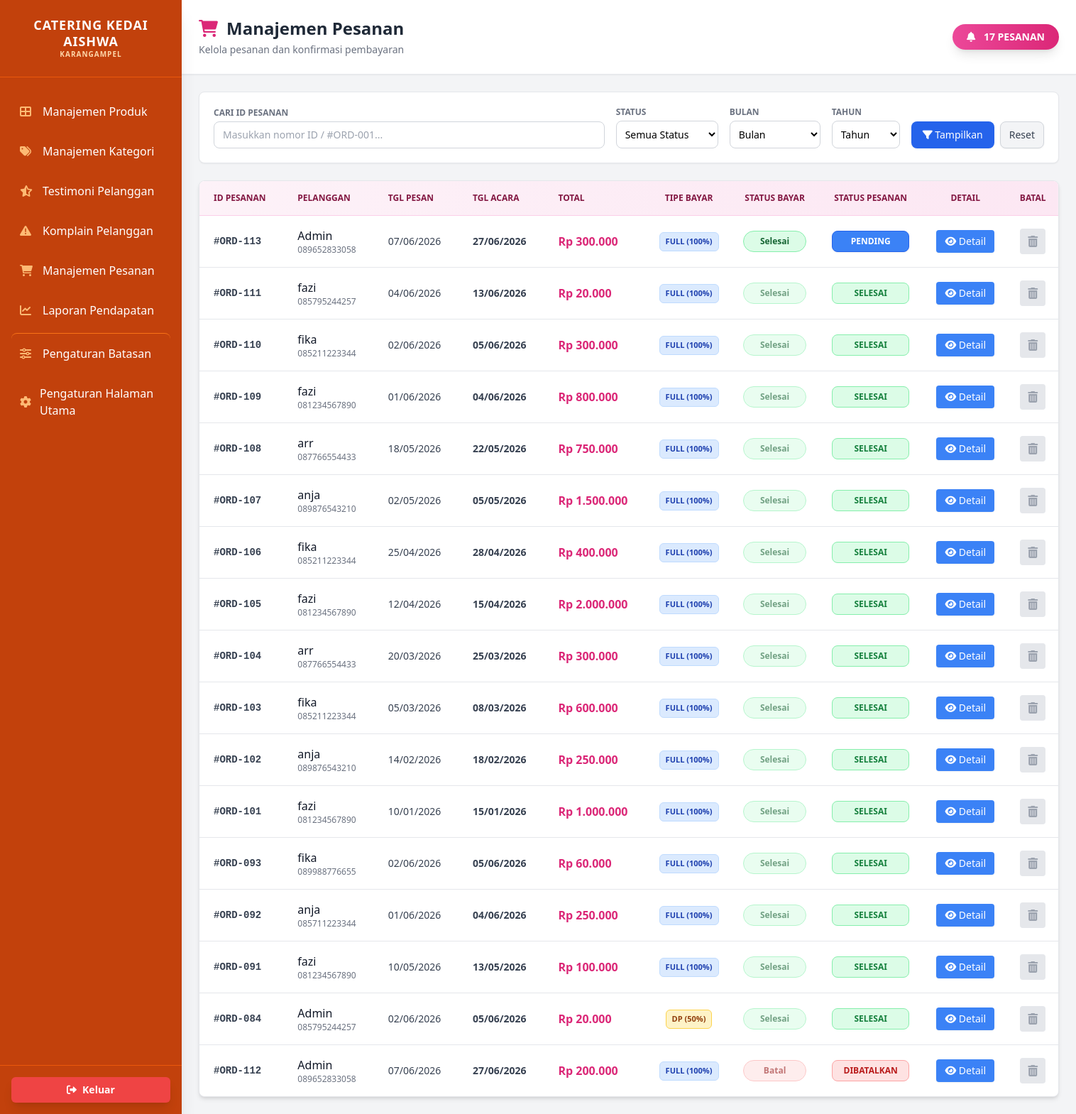
/dashboard_admin/manajemen_pesanan.php (signed in), run on the app's committed database.
### tables this page shows
CREATE TABLE `pesanan` (
  `pesanan_id` int(11) NOT NULL,
  `user_id` int(11) DEFAULT NULL,
  `tanggal_pesan` date DEFAULT NULL,
  `tanggal_acara` date DEFAULT NULL,
  `waktu_acara` time DEFAULT NULL,
  `alamat` text DEFAULT NULL,
  `no_handphone` varchar(15) DEFAULT NULL,
  `total_pesan` decimal(15,2) DEFAULT NULL,
  `status_pesanan` varchar(50) DEFAULT NULL,
  `catatan` text DEFAULT NULL
);

CREATE TABLE `users` (
  `user_id` int(11) NOT NULL,
  `nama_lengkap` varchar(100) NOT NULL,
  `email` varchar(100) NOT NULL,
  `password` varchar(100) DEFAULT NULL,
  `role` enum('admin','pelanggan') DEFAULT 'pelanggan'
);

CREATE TABLE `pembayaran` (
  `pembayaran_id` int(11) NOT NULL,
  `pesanan_id` int(11) DEFAULT NULL,
  `metode_pembayaran` varchar(50) DEFAULT NULL,
  `tanggal_pembayaran` date DEFAULT NULL,
  `waktu_pembayaran` time DEFAULT NULL,
  `total_pembayaran` decimal(15,2) DEFAULT NULL,
  `status_pembayaran` varchar(50) DEFAULT 'Belum Bayar',
  `jumlah_dp` decimal(15,2) DEFAULT 0.00,
  `status_dp` varchar(50) DEFAULT 'Belum Bayar',
  `tanggal_dp` date DEFAULT NULL,
  `waktu_dp` time DEFAULT NULL,
  `bukti_pelunasan` varchar(255) DEFAULT NULL
);

### dashboard_admin/manajemen_pesanan.php (the view, shortened to what the rows shown need)
<?php
include 'koneksi.php';
$where_clauses = [];
$where_sql = count($where_clauses) > 0 ? "WHERE " . implode(" AND ", $where_clauses) : "";
$query = "
    SELECT
        p.pesanan_id, p.user_id, u.nama_lengkap, p.tanggal_pesan, p.tanggal_acara, p.waktu_acara,
        p.alamat, p.no_handphone, p.catatan, p.total_pesan, p.status_pesanan,
        pb.pembayaran_id, pb.metode_pembayaran, pb.total_pembayaran, pb.status_pembayaran, pb.status_dp, pb.jumlah_dp
    FROM pesanan p
    LEFT JOIN users u ON p.user_id = u.user_id
    LEFT JOIN pembayaran pb ON p.pesanan_id = pb.pesanan_id
    $where_sql
    ORDER BY
        CASE WHEN p.status_pesanan = 'Dibatalkan' THEN 1 ELSE 0 END ASC,
        p.pesanan_id DESC
";
$result = mysqli_query($conn, $query);
$pesanan_list = [];
while ($row = mysqli_fetch_assoc($result)) { $pesanan_list[] = $row; }
?>
<!DOCTYPE html>
<html lang="id">
<head>
    <script src="https://cdn.tailwindcss.com"></script>
    <link rel="stylesheet" href="https://cdnjs.cloudflare.com/ajax/libs/font-awesome/6.0.0/css/all.min.css">
</head>
<body class="bg-gray-100">
    <div class="flex">
        <?php include('sidebar.php'); ?>
        <main class="flex-1 flex flex-col h-screen">
            <header class="bg-white shadow-sm border-b border-gray-200 p-6 flex justify-between items-center">
                <div>
                    <h2 class="text-2xl font-bold text-gray-800 flex items-center"><i class="fas fa-shopping-cart text-pink-600 mr-3"></i> Manajemen Pesanan</h2>
                </div>
            </header>
            <div class="flex-1 p-6 overflow-y-auto">
                <div class="bg-white rounded-lg shadow-md overflow-hidden border border-gray-200">
                    <div class="overflow-x-auto">
                        <table class="w-full table-auto min-w-[1200px]">
                            <thead class="bg-gradient-to-r from-pink-50 to-pink-100 border-b border-pink-200">
                                <tr>
                                    <th class="px-5 py-4 text-left text-xs font-bold text-pink-900 uppercase">ID Pesanan</th>
                                    <th class="px-5 py-4 text-left text-xs font-bold text-pink-900 uppercase">Pelanggan</th>
                                    <th class="px-5 py-4 text-left text-xs font-bold text-pink-900 uppercase">Tgl Pesan</th>
                                    <th class="px-5 py-4 text-left text-xs font-bold text-pink-900 uppercase">Tgl Acara</th>
                                    <th class="px-5 py-4 text-left text-xs font-bold text-pink-900 uppercase">Total</th>
                                    <th class="px-4 py-4 text-center text-xs font-bold text-pink-900 uppercase">Tipe Bayar</th>
                                    <th class="px-4 py-4 text-center text-xs font-bold text-pink-900 uppercase">Status Bayar</th>
                                    <th class="px-5 py-4 text-center text-xs font-bold text-pink-900 uppercase">Status Pesanan</th>
                                    <th class="px-4 py-4 text-center text-xs font-bold text-pink-900 uppercase">Detail</th>
                                    <th class="px-4 py-4 text-center text-xs font-bold text-pink-900 uppercase">Batal</th>
                                </tr>
                            </thead>
                            <tbody class="divide-y divide-gray-200">
                                <?php if (!empty($pesanan_list)): ?>
                                    <?php foreach ($pesanan_list as $pesanan):
                                        $detail_query = mysqli_query($conn, "SELECT dp.*, m.nama_menu, m.gambar FROM detail_pesanan dp LEFT JOIN menu m ON dp.menu_id = m.menu_id WHERE dp.pesanan_id = {$pesanan['pesanan_id']}");
                                        $details = [];
                                        while ($d = mysqli_fetch_assoc($detail_query)) { $details[] = $d; }
                                        $payment_status = strtoupper(trim($pesanan['status_pembayaran'] ?? ''));
                                        $status_dp       = strtoupper(trim($pesanan['status_dp'] ?? ''));
                                        $metode_db       = strtoupper(trim($pesanan['metode_pembayaran'] ?? ''));
                                        $status_db       = strtoupper(trim($pesanan['status_pesanan'] ?? ''));
                                        $catatan_db      = strtoupper(trim($pesanan['catatan'] ?? ''));
                                        $tipe_pembayaran = 'FULL (100%)';
                                        $badge_class     = 'badge-full';
                                        if (strpos($metode_db, 'DP') !== false || $status_dp === 'MENUNGGU KONFIRMASI' || strpos($catatan_db, 'DP') !== false || $status_dp === 'DP DIKONFIRMASI') {
                                            $tipe_pembayaran = 'DP (50%)';
                                            $badge_class     = 'badge-dp';
                                        } elseif ($payment_status === '' && $status_dp === '') {
                                            $tipe_pembayaran = 'Belum Ada';
                                            $badge_class     = 'badge-none';
                                        }
                                        $bisa_konfirmasi_sekarang = false;
                                        if ($status_db === 'DIBATALKAN' || $status_db === 'SELESAI') {
                                            $text_status_bayar = ($status_db === 'SELESAI') ? 'Selesai' : 'Batal';
                                            $payment_badge_class = ($status_db === 'SELESAI') ? 'payment-sudah opacity-60 cursor-not-allowed' : 'payment-belum opacity-60 cursor-not-allowed';
                                        } else {
                                            if ($payment_status === 'SELESAI' || $status_dp === 'LUNAS') {
                                                $text_status_bayar = 'Selesai';
                                                $payment_badge_class = 'payment-sudah';
                                            } else if ($status_dp === 'DP DIKONFIRMASI') {
                                                $text_status_bayar = 'Konfirmasi Pelunasan';
                                                $payment_badge_class = 'bg-blue-100 text-blue-800 border-blue-300 cursor-pointer hover:bg-blue-200';
                                                $bisa_konfirmasi_sekarang = true;
                                                $action_type = 'konfirmasi_pelunasan';
                                            }
                                        }
                                        $next_status = ''; $btn_text = ''; $btn_class = ''; $confirm_msg = ''; $clickable = true;
                                        if ($status_db === 'DIBATALKAN') {
                                            $btn_text = 'Dibatalkan'; $btn_class = 'bg-red-100 text-red-700 border-red-300 cursor-not-allowed'; $clickable = false;
                                        } elseif ($status_db === 'SELESAI') {
                                            $btn_text = 'Selesai'; $btn_class = 'bg-green-100 text-green-700 border-green-300 cursor-not-allowed'; $clickable = false;
                                        } else {
                                            if (($payment_status === 'SELESAI' || $status_dp === 'LUNAS' || $status_dp === 'DP DIKONFIRMASI') &&
                                                ($status_db === '' || $status_db === 'MENUNGGU VERIFIKASI' || $status_db === 'MENUNGGU BAYAR' || $status_db === 'PENDING')) {
                                                $btn_text = 'Pending';
                                                $btn_class = 'bg-blue-500 text-white border-blue-600 hover:bg-blue-600';
                                                $next_status = 'Diproses';
                                                $confirm_msg = 'Ubah status pesanan menjadi Diproses?';
                                            }
                                            elseif ($status_db === '' || $status_db === 'MENUNGGU VERIFIKASI' || $status_db === 'MENUNGGU BAYAR') {
                                                $btn_text = 'Menunggu Pembayaran';
                                                $btn_class = 'bg-gray-100 text-gray-400 border-gray-200 cursor-not-allowed font-medium text-[11px]';
                                                $clickable = false;
                                            }
                                            elseif ($status_db === 'DIPROSES') {
                                                $btn_text = 'Proses'; $btn_class = 'bg-purple-500 text-white border-purple-600 hover:bg-purple-600';
                                                $next_status = 'Dikirim'; $confirm_msg = 'Ubah status pesanan menjadi Dikirim?';
                                            }
                                            elseif ($status_db === 'DIKIRIM') {
                                                $btn_text = 'Kirim'; $btn_class = 'bg-amber-500 text-white border-amber-600 hover:bg-amber-600';
                                                $next_status = 'Selesai'; $confirm_msg = 'Selesaikan pesanan ini? Status Selesai bersifat permanen.';
                                            }
                                        }
                                    ?>
                                    <tr class="hover:bg-pink-50 text-gray-700 transition">
                                        <td class="px-5 py-4 whitespace-nowrap font-mono text-sm font-bold">
                                            #ORD-<?php echo str_pad($pesanan['pesanan_id'], 3, '0', STR_PAD_LEFT); ?>
                                        </td>
                                        <td class="px-5 py-4 whitespace-nowrap">
                                            <div class="font-medium text-gray-900"><?php echo htmlspecialchars($pesanan['nama_lengkap'] ?? 'N/A'); ?></div>
                                            <div class="text-xs text-gray-500"><?php echo htmlspecialchars($pesanan['no_handphone'] ?? ''); ?></div>
                                        </td>
                                        <td class="px-5 py-4 whitespace-nowrap text-sm"><?php echo date('d/m/Y', strtotime($pesanan['tanggal_pesan'])); ?></td>
                                        <td class="px-5 py-4 whitespace-nowrap text-sm font-bold"><?php echo $pesanan['tanggal_acara'] != '0000-00-00' ? date('d/m/Y', strtotime($pesanan['tanggal_acara'])) : '-'; ?></td>
                                        <td class="px-5 py-4 whitespace-nowrap font-bold text-pink-600">Rp <?php echo number_format($pesanan['total_pesan'], 0, ',', '.'); ?></td>
                                        <td class="px-4 py-4 whitespace-nowrap text-center"><span class="<?php echo $badge_class; ?>"><?php echo $tipe_pembayaran; ?></span></td>
                                        <td class="px-4 py-4 whitespace-nowrap text-center">
                                            <?php if ($bisa_konfirmasi_sekarang): ?>
                                                <button onclick="confirmAction(<?php echo $pesanan['pesanan_id']; ?>, '<?php echo $action_type; ?>', 'Konfirmasi pembayaran untuk pesanan #ORD-<?php echo str_pad($pesanan['pesanan_id'], 3, '0', STR_PAD_LEFT); ?>?')" class="status-badge <?php echo $payment_badge_class; ?> border text-xs shadow-sm" type="button">
                                                    <i class="fas fa-exclamation-circle mr-1"></i> <?php echo $text_status_bayar; ?>
                                                </button>
                                            <?php else: ?>
                                                <span class="status-badge <?php echo $payment_badge_class; ?> border text-xs"><?php echo $text_status_bayar; ?></span>
                                            <?php endif; ?>
                                        </td>
                                        <td class="px-5 py-4 whitespace-nowrap text-center">
                                            <?php if ($clickable): ?>
                                                <button onclick="confirmAction(<?php echo $pesanan['pesanan_id']; ?>, 'update_status_next', '<?php echo $confirm_msg; ?>', '<?php echo $next_status; ?>')" class="text-xs font-bold border rounded-lg px-2 py-1.5 w-full max-w-[140px] shadow-sm transition block text-center mx-auto uppercase <?php echo $btn_class; ?>"><?php echo $btn_text; ?></button>
                                            <?php else: ?>
                                                <span class="text-xs font-bold border rounded-lg px-2 py-1.5 w-full max-w-[140px] inline-block text-center mx-auto uppercase <?php echo $btn_class; ?>"><?php echo $btn_text; ?></span>
                                            <?php endif; ?>
                                        </td>
                                        <td class="px-4 py-4 whitespace-nowrap text-center">
                                            <button class="bg-blue-500 hover:bg-blue-600 text-white px-3 py-1.5 rounded text-sm transition font-medium shadow-sm" onclick='showDetailModal(<?php echo json_encode($pesanan); ?>, <?php echo json_encode($details); ?>)'><i class="fas fa-eye"></i> Detail</button>
                                        </td>
                                        <td class="px-4 py-4 whitespace-nowrap text-center">
                                            <?php if ($status_db === 'DIBATALKAN' || $status_db === 'SELESAI' || $payment_status === 'SELESAI' || $status_dp === 'LUNAS' || $status_dp === 'DP DIKONFIRMASI'): ?>
                                                <button class="bg-gray-200 text-gray-400 w-9 h-9 rounded flex items-center justify-center cursor-not-allowed mx-auto" disabled title="Pesanan yang sudah dibayar tidak dapat dibatalkan">
                                                    <i class="fas fa-trash-alt"></i>
                                                </button>
                                            <?php endif; ?>
                                        </td>
                                    </tr>
                                    <?php endforeach; ?>
                                <?php else: ?>
                                    <tr>
                                        <td colspan="10" class="px-6 py-8 text-center text-gray-500"><i class="fas fa-box-open text-4xl mb-3 text-gray-300"></i><p>Tidak ada data pesanan ditemukan.</p></td>
                                    </tr>
                                <?php endif; ?>
                            </tbody>
                        </table>
                    </div>
                </div>
            </div>
        </main>
    </div>
</body>
</html>

### data on the page
pesanan: pesanan_id "113", user.nama_lengkap "Admin", no_handphone "089652833058", tanggal_pesan "07/06/2026", tanggal_acara "27/06/2026", total_pesan "300.000", tipe_pembayaran "FULL (100%)", pembayaran.status_pembayaran "Selesai", status_pesanan.status_pembayaran "PENDING"
pesanan: pesanan_id "111", user.nama_lengkap "fazi", no_handphone "085795244257", tanggal_pesan "04/06/2026", tanggal_acara "13/06/2026", total_pesan "20.000", tipe_pembayaran "FULL (100%)", status_pesanan "Selesai", status_pesanan "SELESAI"
pesanan: pesanan_id "110", user.nama_lengkap "fika", no_handphone "085211223344", tanggal_pesan "02/06/2026", tanggal_acara "05/06/2026", total_pesan "300.000", tipe_pembayaran "FULL (100%)", status_pesanan "Selesai", status_pesanan "SELESAI"
pesanan: pesanan_id "109", user.nama_lengkap "fazi", no_handphone "081234567890", tanggal_pesan "01/06/2026", tanggal_acara "04/06/2026", total_pesan "800.000", tipe_pembayaran "FULL (100%)", status_pesanan "Selesai", status_pesanan "SELESAI"
pesanan: pesanan_id "108", user.nama_lengkap "arr", no_handphone "087766554433", tanggal_pesan "18/05/2026", tanggal_acara "22/05/2026", total_pesan "750.000", tipe_pembayaran "FULL (100%)", status_pesanan "Selesai", status_pesanan "SELESAI"
pesanan: pesanan_id "107", user.nama_lengkap "anja", no_handphone "089876543210", tanggal_pesan "02/05/2026", tanggal_acara "05/05/2026", total_pesan "1.500.000", tipe_pembayaran "FULL (100%)", status_pesanan "Selesai", status_pesanan "SELESAI"
pesanan: pesanan_id "106", user.nama_lengkap "fika", no_handphone "085211223344", tanggal_pesan "25/04/2026", tanggal_acara "28/04/2026", total_pesan "400.000", tipe_pembayaran "FULL (100%)", status_pesanan "Selesai", status_pesanan "SELESAI"
pesanan: pesanan_id "105", user.nama_lengkap "fazi", no_handphone "081234567890", tanggal_pesan "12/04/2026", tanggal_acara "15/04/2026", total_pesan "2.000.000", tipe_pembayaran "FULL (100%)", status_pesanan "Selesai", status_pesanan "SELESAI"
pesanan: pesanan_id "104", user.nama_lengkap "arr", no_handphone "087766554433", tanggal_pesan "20/03/2026", tanggal_acara "25/03/2026", total_pesan "300.000", tipe_pembayaran "FULL (100%)", status_pesanan "Selesai", status_pesanan "SELESAI"
pesanan: pesanan_id "103", user.nama_lengkap "fika", no_handphone "085211223344", tanggal_pesan "05/03/2026", tanggal_acara "08/03/2026", total_pesan "600.000", tipe_pembayaran "FULL (100%)", status_pesanan "Selesai", status_pesanan "SELESAI"
pesanan: pesanan_id "102", user.nama_lengkap "anja", no_handphone "089876543210", tanggal_pesan "14/02/2026", tanggal_acara "18/02/2026", total_pesan "250.000", tipe_pembayaran "FULL (100%)", status_pesanan "Selesai", status_pesanan "SELESAI"
pesanan: pesanan_id "101", user.nama_lengkap "fazi", no_handphone "081234567890", tanggal_pesan "10/01/2026", tanggal_acara "15/01/2026", total_pesan "1.000.000", tipe_pembayaran "FULL (100%)", status_pesanan "Selesai", status_pesanan "SELESAI"
pesanan: pesanan_id "093", user.nama_lengkap "fika", no_handphone "089988776655", tanggal_pesan "02/06/2026", tanggal_acara "05/06/2026", total_pesan "60.000", tipe_pembayaran "FULL (100%)", status_pesanan "Selesai", status_pesanan "SELESAI"
pesanan: pesanan_id "092", user.nama_lengkap "anja", no_handphone "085711223344", tanggal_pesan "01/06/2026", tanggal_acara "04/06/2026", total_pesan "250.000", tipe_pembayaran "FULL (100%)", status_pesanan "Selesai", status_pesanan "SELESAI"
pesanan: pesanan_id "091", user.nama_lengkap "fazi", no_handphone "081234567890", tanggal_pesan "10/05/2026", tanggal_acara "13/05/2026", total_pesan "100.000", tipe_pembayaran "FULL (100%)", status_pesanan "Selesai", status_pesanan "SELESAI"
pesanan: pesanan_id "084", user.nama_lengkap "Admin", no_handphone "085795244257", tanggal_pesan "02/06/2026", tanggal_acara "05/06/2026", total_pesan "20.000", pembayaran.metode_pembayaran "DP (50%)", status_pesanan "Selesai", status_pesanan "SELESAI"
pesanan: pesanan_id "112", user.nama_lengkap "Admin", no_handphone "089652833058", tanggal_pesan "07/06/2026", tanggal_acara "27/06/2026", total_pesan "200.000", tipe_pembayaran "FULL (100%)", status_pesanan "Batal", status_pesanan "DIBATALKAN"

### other printed values
count($pesanan_list) "17"
